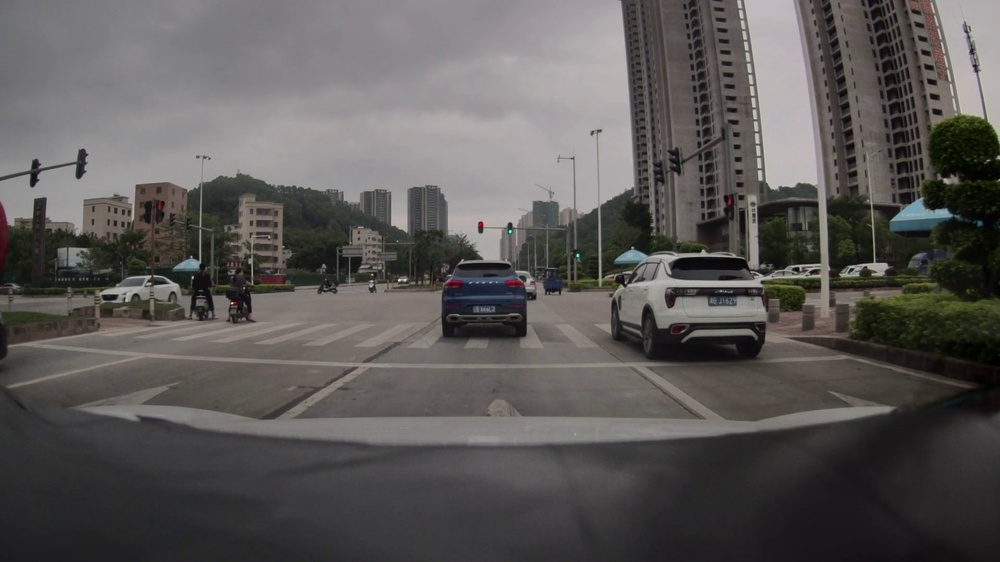
#> input picture python/MyTools/CV/imgs/sunny2.jpg, 1000 x 562 px, shrunk from 1920 x 1080 before the run
$ jupyter execute --allow-errors '白天黑夜处理.ipynb'
#> lines starting #> are read from the running program, lines starting #| are printed output that depends on the picture
[cell 1]
import cv2
import os
import numpy as np
import matplotlib.pyplot as plt
import shutil

[cell 2]
def is_nighttime(image_path):
    # 读取图像
#> called with image_path = './imgs/sunny2.jpg'
    image = cv2.imread(image_path)
#> image is the input picture: shape (562, 1000, 3); mean B, G, R 86.7, 88.5, 91.1

    # 将图像转换为灰度图像
    gray_image = cv2.cvtColor(image, cv2.COLOR_BGR2GRAY)
    # print(type(gray_image))
    # 计算图像的平均亮度
    average_brightness = gray_image.mean()
#> average_brightness = 89.09

    # 设置一个阈值来区分白天和黑夜（根据实际情况调整阈值）
    threshold = 70


    # 判断图像是白天还是黑夜
    if average_brightness < threshold:
        return True  # 夜晚
    else:
        return False  # 白天
# 使用示例
if __name__ == "__main__":
    image_path = "./imgs/sunny2.jpg"  # 替换为要测试的图像路径

    if is_nighttime(image_path):
        print("这是一个夜晚的图像。")
    else:
        print("这是一个白天的图像。")

[cell 3]
'''小测试'''
images_path = "./imgs"
list_img = os.listdir(images_path)
for pic in list_img:
    if pic.endswith(".jpg"):
        print("pic {} is {}".format(pic, "night" if is_nighttime(os.path.join(images_path,pic)) else "day"))
#> call 2 of is_nighttime, with image_path = './imgs/night3.jpg'
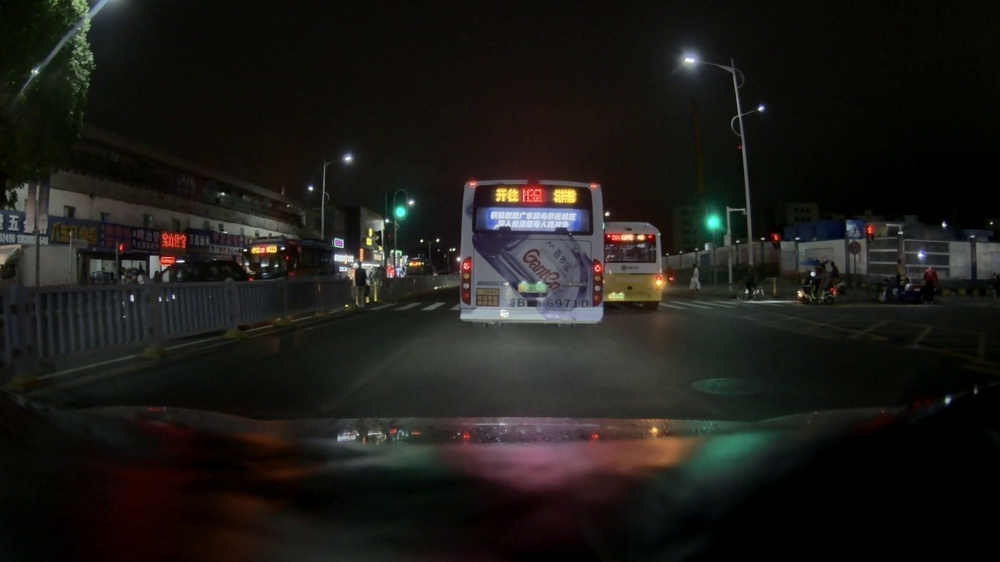
#> input picture python/MyTools/CV/imgs/night3.jpg, 1000 x 562 px, shrunk from 1920 x 1080 before the run
#> in is_nighttime, image is the input picture: shape (562, 1000, 3); mean B, G, R 24.6, 27.9, 29.4
#> in is_nighttime (call 2), `gray_image = cv2.cvtColor(image, cv2.COLOR_BGR2GRAY)`:
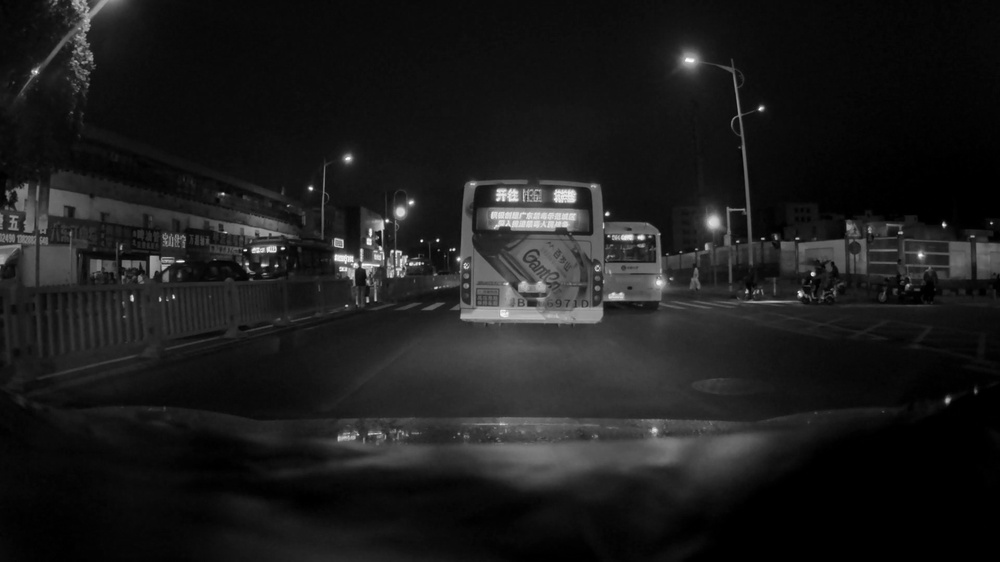
#> gray_image: shape (562, 1000); min 0, max 254, mean 28
#> in is_nighttime (call 2), `average_brightness = gray_image.mean()`: average_brightness = 27.98

[cell 4]
def plt_trafficlight(image_path):
#> called with image_path = './imgs/night3.jpg'
    image = cv2.imread(image_path)
    image_rgb = cv2.cvtColor(image, cv2.COLOR_BGR2RGB)
    plt.imshow(image_rgb)
    plt.title('pic {}'.format(image_path))
    # plt.axis('off')  # 可选，隐藏坐标轴
    plt.show()

plt_trafficlight("./imgs/night3.jpg")
